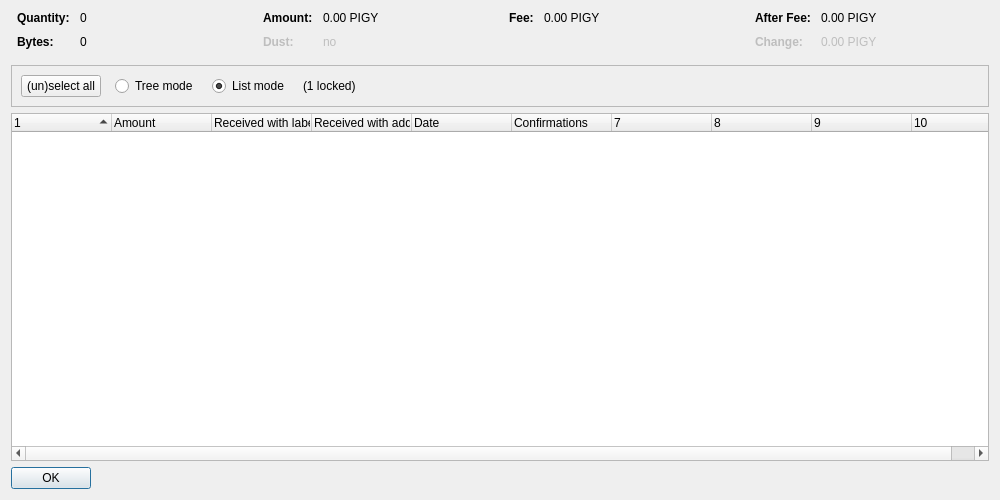
<?xml version="1.0" encoding="UTF-8"?>
<ui version="4.0">
 <class>CoinControlDialog</class>
 <widget class="QDialog" name="CoinControlDialog">
  <property name="geometry">
   <rect>
    <x>0</x>
    <y>0</y>
    <width>1000</width>
    <height>500</height>
   </rect>
  </property>
  <property name="windowTitle">
   <string>Coin Selection</string>
  </property>
  <layout class="QVBoxLayout" name="verticalLayout">
   <item>
    <layout class="QHBoxLayout" name="horizontalLayoutTop" stretch="0,0,0,0">
     <property name="topMargin">
      <number>0</number>
     </property>
     <property name="bottomMargin">
      <number>10</number>
     </property>
     <item>
      <layout class="QFormLayout" name="formLayoutCoinControl1">
       <property name="horizontalSpacing">
        <number>10</number>
       </property>
       <property name="verticalSpacing">
        <number>10</number>
       </property>
       <property name="leftMargin">
        <number>6</number>
       </property>
       <property name="rightMargin">
        <number>6</number>
       </property>
       <item row="0" column="0">
        <widget class="QLabel" name="labelCoinControlQuantityText">
         <property name="font">
          <font>
           <weight>75</weight>
           <bold>true</bold>
          </font>
         </property>
         <property name="text">
          <string>Quantity:</string>
         </property>
        </widget>
       </item>
       <item row="0" column="1">
        <widget class="QLabel" name="labelCoinControlQuantity">
         <property name="cursor">
          <cursorShape>IBeamCursor</cursorShape>
         </property>
         <property name="contextMenuPolicy">
          <enum>Qt::ActionsContextMenu</enum>
         </property>
         <property name="text">
          <string notr="true">0</string>
         </property>
         <property name="textInteractionFlags">
          <set>Qt::LinksAccessibleByMouse|Qt::TextSelectableByKeyboard|Qt::TextSelectableByMouse</set>
         </property>
        </widget>
       </item>
       <item row="1" column="0">
        <widget class="QLabel" name="labelCoinControlBytesText">
         <property name="font">
          <font>
           <weight>75</weight>
           <bold>true</bold>
          </font>
         </property>
         <property name="text">
          <string>Bytes:</string>
         </property>
        </widget>
       </item>
       <item row="1" column="1">
        <widget class="QLabel" name="labelCoinControlBytes">
         <property name="cursor">
          <cursorShape>IBeamCursor</cursorShape>
         </property>
         <property name="contextMenuPolicy">
          <enum>Qt::ActionsContextMenu</enum>
         </property>
         <property name="text">
          <string notr="true">0</string>
         </property>
         <property name="textInteractionFlags">
          <set>Qt::LinksAccessibleByMouse|Qt::TextSelectableByKeyboard|Qt::TextSelectableByMouse</set>
         </property>
        </widget>
       </item>
      </layout>
     </item>
     <item>
      <layout class="QFormLayout" name="formLayoutCoinControl2">
       <property name="horizontalSpacing">
        <number>10</number>
       </property>
       <property name="verticalSpacing">
        <number>10</number>
       </property>
       <property name="leftMargin">
        <number>6</number>
       </property>
       <property name="rightMargin">
        <number>6</number>
       </property>
       <item row="0" column="0">
        <widget class="QLabel" name="labelCoinControlAmountText">
         <property name="font">
          <font>
           <weight>75</weight>
           <bold>true</bold>
          </font>
         </property>
         <property name="text">
          <string>Amount:</string>
         </property>
        </widget>
       </item>
       <item row="0" column="1">
        <widget class="QLabel" name="labelCoinControlAmount">
         <property name="cursor">
          <cursorShape>IBeamCursor</cursorShape>
         </property>
         <property name="contextMenuPolicy">
          <enum>Qt::ActionsContextMenu</enum>
         </property>
         <property name="text">
          <string notr="true">0.00 PIGY</string>
         </property>
         <property name="textInteractionFlags">
          <set>Qt::LinksAccessibleByMouse|Qt::TextSelectableByKeyboard|Qt::TextSelectableByMouse</set>
         </property>
        </widget>
       </item>
       <item row="1" column="0">
        <widget class="QLabel" name="labelCoinControlLowOutputText">
         <property name="enabled">
          <bool>false</bool>
         </property>
         <property name="font">
          <font>
           <weight>75</weight>
           <bold>true</bold>
          </font>
         </property>
         <property name="text">
          <string>Dust:</string>
         </property>
        </widget>
       </item>
       <item row="1" column="1">
        <widget class="QLabel" name="labelCoinControlLowOutput">
         <property name="enabled">
          <bool>false</bool>
         </property>
         <property name="cursor">
          <cursorShape>IBeamCursor</cursorShape>
         </property>
         <property name="contextMenuPolicy">
          <enum>Qt::ActionsContextMenu</enum>
         </property>
         <property name="text">
          <string notr="true">no</string>
         </property>
         <property name="textInteractionFlags">
          <set>Qt::LinksAccessibleByMouse|Qt::TextSelectableByKeyboard|Qt::TextSelectableByMouse</set>
         </property>
        </widget>
       </item>
      </layout>
     </item>
     <item>
      <layout class="QFormLayout" name="formLayoutCoinControl3">
       <property name="horizontalSpacing">
        <number>10</number>
       </property>
       <property name="verticalSpacing">
        <number>10</number>
       </property>
       <property name="leftMargin">
        <number>6</number>
       </property>
       <property name="rightMargin">
        <number>6</number>
       </property>
       <item row="0" column="0">
        <widget class="QLabel" name="labelCoinControlFeeText">
         <property name="font">
          <font>
           <weight>75</weight>
           <bold>true</bold>
          </font>
         </property>
         <property name="text">
          <string>Fee:</string>
         </property>
        </widget>
       </item>
       <item row="0" column="1">
        <widget class="QLabel" name="labelCoinControlFee">
         <property name="cursor">
          <cursorShape>IBeamCursor</cursorShape>
         </property>
         <property name="contextMenuPolicy">
          <enum>Qt::ActionsContextMenu</enum>
         </property>
         <property name="text">
          <string notr="true">0.00 PIGY</string>
         </property>
         <property name="textInteractionFlags">
          <set>Qt::LinksAccessibleByMouse|Qt::TextSelectableByKeyboard|Qt::TextSelectableByMouse</set>
         </property>
        </widget>
       </item>
      </layout>
     </item>
     <item>
      <layout class="QFormLayout" name="formLayoutCoinControl4">
       <property name="horizontalSpacing">
        <number>10</number>
       </property>
       <property name="verticalSpacing">
        <number>10</number>
       </property>
       <property name="leftMargin">
        <number>6</number>
       </property>
       <property name="rightMargin">
        <number>6</number>
       </property>
       <item row="0" column="0">
        <widget class="QLabel" name="labelCoinControlAfterFeeText">
         <property name="font">
          <font>
           <weight>75</weight>
           <bold>true</bold>
          </font>
         </property>
         <property name="text">
          <string>After Fee:</string>
         </property>
        </widget>
       </item>
       <item row="0" column="1">
        <widget class="QLabel" name="labelCoinControlAfterFee">
         <property name="cursor">
          <cursorShape>IBeamCursor</cursorShape>
         </property>
         <property name="contextMenuPolicy">
          <enum>Qt::ActionsContextMenu</enum>
         </property>
         <property name="text">
          <string notr="true">0.00 PIGY</string>
         </property>
         <property name="textInteractionFlags">
          <set>Qt::LinksAccessibleByMouse|Qt::TextSelectableByKeyboard|Qt::TextSelectableByMouse</set>
         </property>
        </widget>
       </item>
       <item row="1" column="0">
        <widget class="QLabel" name="labelCoinControlChangeText">
         <property name="enabled">
          <bool>false</bool>
         </property>
         <property name="font">
          <font>
           <weight>75</weight>
           <bold>true</bold>
          </font>
         </property>
         <property name="text">
          <string>Change:</string>
         </property>
        </widget>
       </item>
       <item row="1" column="1">
        <widget class="QLabel" name="labelCoinControlChange">
         <property name="enabled">
          <bool>false</bool>
         </property>
         <property name="cursor">
          <cursorShape>IBeamCursor</cursorShape>
         </property>
         <property name="contextMenuPolicy">
          <enum>Qt::ActionsContextMenu</enum>
         </property>
         <property name="text">
          <string notr="true">0.00 PIGY</string>
         </property>
         <property name="textInteractionFlags">
          <set>Qt::LinksAccessibleByMouse|Qt::TextSelectableByKeyboard|Qt::TextSelectableByMouse</set>
         </property>
        </widget>
       </item>
      </layout>
     </item>
    </layout>
   </item>
   <item>
    <widget class="QFrame" name="frame">
     <property name="minimumSize">
      <size>
       <width>0</width>
       <height>40</height>
      </size>
     </property>
     <property name="frameShape">
      <enum>QFrame::StyledPanel</enum>
     </property>
     <property name="frameShadow">
      <enum>QFrame::Sunken</enum>
     </property>
     <layout class="QHBoxLayout" name="horizontalLayout">
      <item>
       <layout class="QHBoxLayout" name="horizontalLayoutPanel" stretch="0,0,0,0,0">
        <property name="spacing">
         <number>14</number>
        </property>
        <item>
         <widget class="QPushButton" name="pushButtonSelectAll">
          <property name="sizePolicy">
           <sizepolicy hsizetype="Maximum" vsizetype="Fixed">
            <horstretch>0</horstretch>
            <verstretch>0</verstretch>
           </sizepolicy>
          </property>
          <property name="text">
           <string>(un)select all</string>
          </property>
          <property name="autoDefault">
           <bool>false</bool>
          </property>
         </widget>
        </item>
        <item>
         <widget class="QRadioButton" name="radioTreeMode">
          <property name="sizePolicy">
           <sizepolicy hsizetype="Maximum" vsizetype="Fixed">
            <horstretch>0</horstretch>
            <verstretch>0</verstretch>
           </sizepolicy>
          </property>
          <property name="text">
           <string>Tree mode</string>
          </property>
         </widget>
        </item>
        <item>
         <widget class="QRadioButton" name="radioListMode">
          <property name="sizePolicy">
           <sizepolicy hsizetype="Maximum" vsizetype="Fixed">
            <horstretch>0</horstretch>
            <verstretch>0</verstretch>
           </sizepolicy>
          </property>
          <property name="text">
           <string>List mode</string>
          </property>
          <property name="checked">
           <bool>true</bool>
          </property>
         </widget>
        </item>
        <item>
         <widget class="QLabel" name="labelLocked">
          <property name="text">
           <string notr="true">(1 locked)</string>
          </property>
         </widget>
        </item>
        <item>
         <spacer name="horizontalSpacer">
          <property name="orientation">
           <enum>Qt::Horizontal</enum>
          </property>
          <property name="sizeHint" stdset="0">
           <size>
            <width>40</width>
            <height>20</height>
           </size>
          </property>
         </spacer>
        </item>
       </layout>
      </item>
     </layout>
    </widget>
   </item>
   <item>
    <widget class="CoinControlTreeWidget" name="treeWidget">
     <property name="contextMenuPolicy">
      <enum>Qt::CustomContextMenu</enum>
     </property>
     <property name="sortingEnabled">
      <bool>false</bool>
     </property>
     <property name="columnCount">
      <number>10</number>
     </property>
     <attribute name="headerShowSortIndicator" stdset="0">
      <bool>true</bool>
     </attribute>
     <attribute name="headerStretchLastSection">
      <bool>false</bool>
     </attribute>
     <column>
      <property name="text">
       <string/>
      </property>
     </column>
     <column>
      <property name="text">
       <string>Amount</string>
      </property>
     </column>
     <column>
      <property name="text">
       <string>Received with label</string>
      </property>
     </column>
     <column>
      <property name="text">
       <string>Received with address</string>
      </property>
     </column>
     <column>
      <property name="text">
       <string>Date</string>
      </property>
     </column>
     <column>
      <property name="text">
       <string>Confirmations</string>
      </property>
      <property name="toolTip">
       <string>Confirmed</string>
      </property>
     </column>
     <column>
      <property name="text">
       <string/>
      </property>
     </column>
     <column>
      <property name="text">
       <string/>
      </property>
     </column>
     <column>
      <property name="text">
       <string/>
      </property>
     </column>
     <column>
      <property name="text">
       <string/>
      </property>
     </column>
    </widget>
   </item>
   <item>
    <widget class="QDialogButtonBox" name="buttonBox">
     <property name="sizePolicy">
      <sizepolicy hsizetype="Maximum" vsizetype="Fixed">
       <horstretch>0</horstretch>
       <verstretch>0</verstretch>
      </sizepolicy>
     </property>
     <property name="orientation">
      <enum>Qt::Horizontal</enum>
     </property>
     <property name="standardButtons">
      <set>QDialogButtonBox::Ok</set>
     </property>
    </widget>
   </item>
  </layout>
 </widget>
 <customwidgets>
  <customwidget>
   <class>CoinControlTreeWidget</class>
   <extends>QTreeWidget</extends>
   <header>qt/coincontroltreewidget.h</header>
  </customwidget>
 </customwidgets>
 <resources/>
 <connections/>
</ui>
